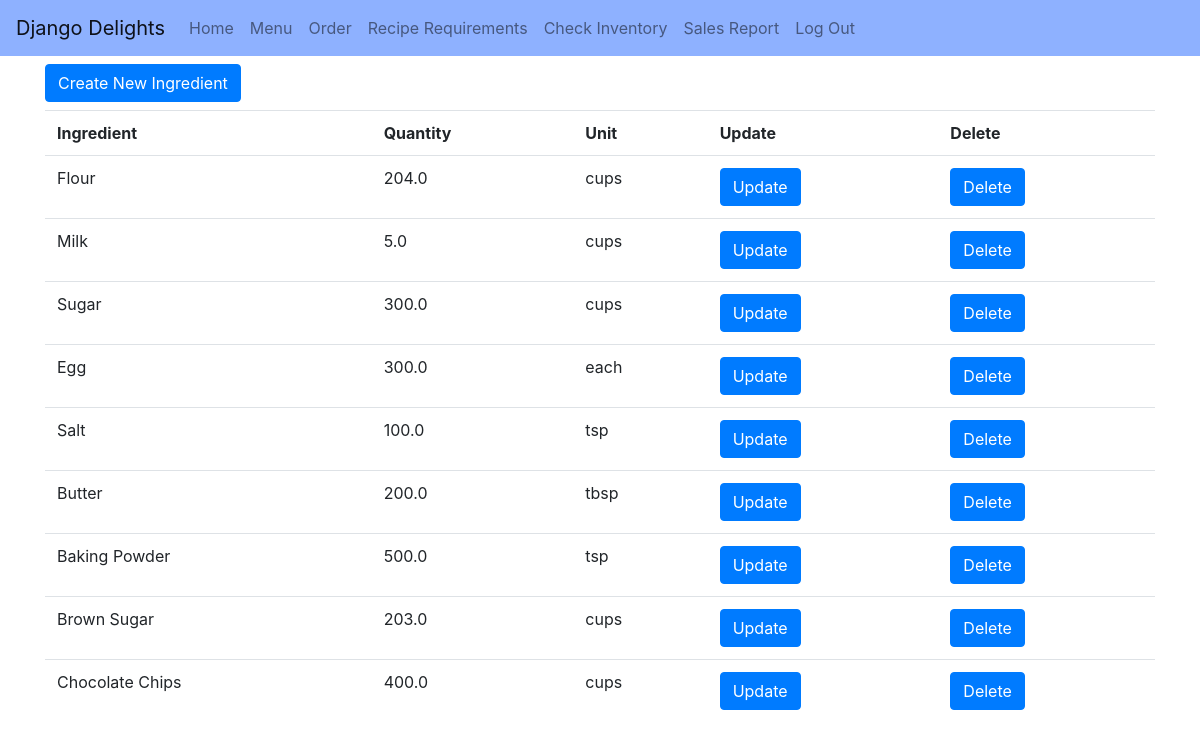
Page /ingredients/ (signed in) on the earlier database version.
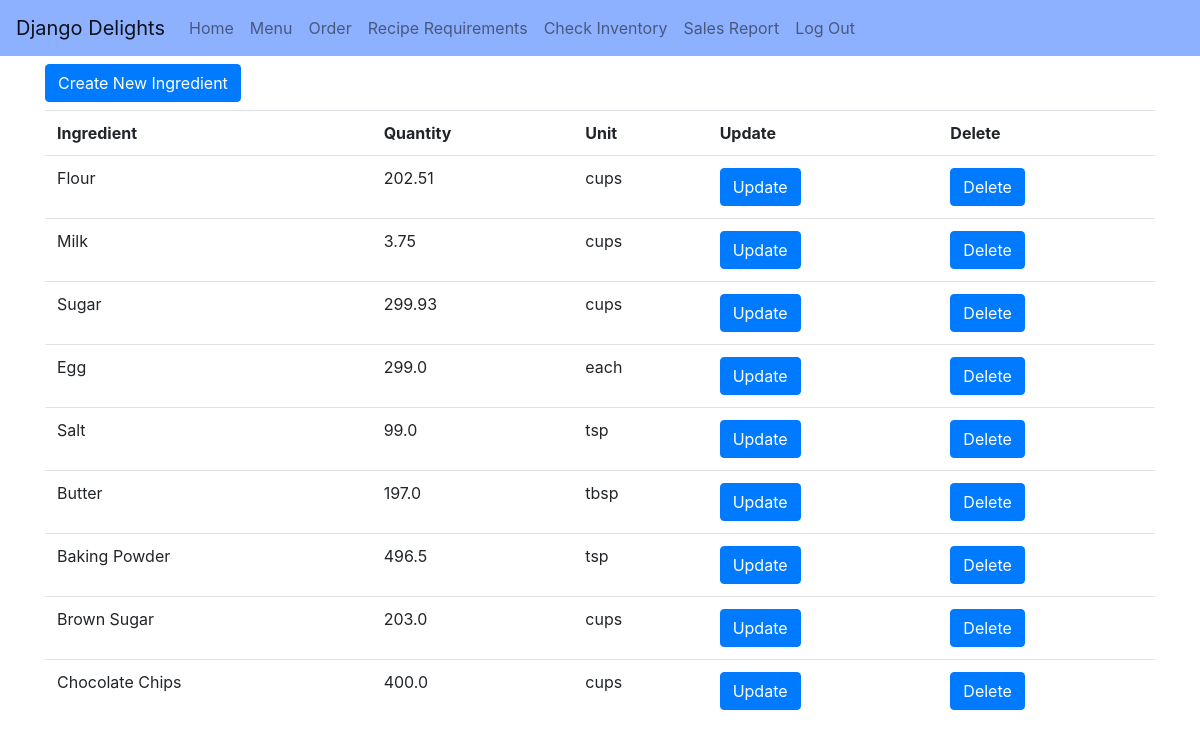
Same page on the later database version.
### inventory/models.py (models this page shows, shortened)
class Ingredient(models.Model):
    POUNDS = 'lbs'
    CUPS = 'cups'
    TABLESPOONS = 'tbsp'
    TEASPOONS = 'tsp'
    EACH = 'each'
    UNIT_CHOICES = [
        (POUNDS, 'Pounds'),
        (CUPS, 'Cups'),
        (TABLESPOONS, 'Tablespoons'),
        (TEASPOONS, 'Teaspoons'),
        (EACH, 'Each')
    ]
    name = models.CharField(max_length=100)
    quantity = models.FloatField()
    unit = models.CharField(max_length=4, choices=UNIT_CHOICES)
    price_per_unit = models.DecimalField(max_digits=10, decimal_places=2)
    def __str__(self) -> str:
        return self.name

### inventory/views.py (the view)
# urls.py: path('ingredients/', views.IngredientList.as_view(), name='ingredients'),
class IngredientList(LoginRequiredMixin, ListView):
    model = Ingredient
    context_object_name = 'ingredient_list'
    template_name = 'inventory/ingredient_list.html'

### inventory/templates/inventory/ingredient_list.html
{% extends './base.html' %}
{% block content %}
<div class="container">
    <a class="btn btn-primary my-2" href="{% url 'ingredientcreate' %}">Create New Ingredient</a>
    <div class="row">
        <div class="col">
            <table class="table">
                <tr>
                    <th>Ingredient</th>
                    <th>Quantity</th>
                    <th>Unit</th>
                    <th>Update</th>
                    <th>Delete</th>
                </tr>
                {% for ingredient in ingredient_list %}
                <tr>
                    <td>{{ ingredient }}</td>
                    <td>{{ ingredient.quantity }}</td>
                    <td>{{ ingredient.unit }}</td>
                    <td><a class="btn btn-primary" href="./update/{{ ingredient.pk }}" role="button">Update</a></td>
                    <td><a class="btn btn-primary" href="./delete/{{ ingredient.pk }}" role="button">Delete</a></td>
                </tr>
                {% endfor %}
            </table>
        </div>
    </div>
</div>
{% endblock %}

### inventory/templates/inventory/base.html (shortened to what this page needs)
<!DOCTYPE html lang=en>
<html>
    <head>
        <link rel="stylesheet" href="https://stackpath.bootstrapcdn.com/bootstrap/4.1.3/css/bootstrap.min.css">
    </head>
    <body>
        {% load static %}
        <nav class="navbar navbar-expand-md navbar-light" style="background-color: rgb(142, 177, 255);">
            <a class="navbar-brand fw-bold" href="/#">Django Delights</a>
            <div class="collapse navbar-collapse" id="navbarSupportedContent">
              <ul class="navbar-nav mr-auto">
                <li class="nav-item">
                  <a class="nav-link" href="/">Home</a>
                </li>
                <li class="nav-item">
                  <a class="nav-link" href="{% url 'menu' %}">Menu</a>
                </li>
                <li class="nav-item">
                    <a class="nav-link" href="{% url 'purchasecreate' %}">Order</a>
                </li>
                {% if user.is_authenticated %}
                  <li class="nav-item">
                    <a class="nav-link" href="{% url 'reciperequirements' %}">Recipe Requirements</a>
                  </li>
                  <li class="nav-item">
                    <a class="nav-link" href="{% url 'ingredients' %}">Check Inventory</a>
                  </li>
                  <li class="nav-item">
                    <a class="nav-link" href="{% url 'salesreport' %}">Sales Report</a>
                  </li>
                  <li class="nav-item">
                    <a class="nav-link" href="{% url 'logout' %}">Log Out</a>
                  </li>
                {% endif %}
              </ul>
            </div>
          </nav>
        {% block content %}
        {% endblock %}
    </body>
</html>

Differences in the rows shown:
changed Ingredient "Flour": quantity "204.0" → "202.51"
changed Ingredient "Milk": quantity "5.0" → "3.75"
changed Ingredient "Sugar": quantity "300.0" → "299.93"
changed Ingredient "Egg": quantity "300.0" → "299.0"
changed Ingredient "Salt": quantity "100.0" → "99.0"
changed Ingredient "Butter": quantity "200.0" → "197.0"
changed Ingredient "Baking Powder": quantity "500.0" → "496.5"
